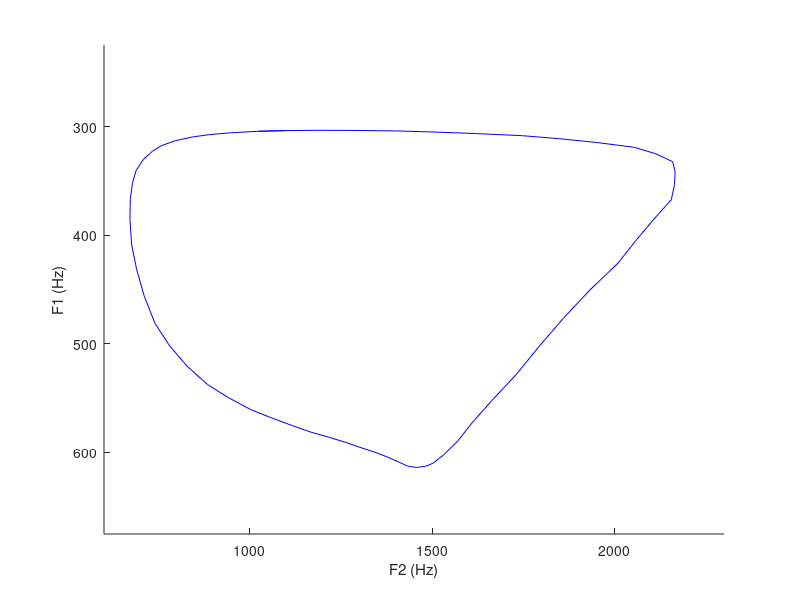

Reproduce this figure in MATLAB. (Note: this script raises an error after producing the figure.)
% simulation of Fant's model
% Makes the Figure 4b
% F. Berthommier 11/24/2021

function simuFANT

load simuFANT.mat

no_vibration=0; % Lossy
n=200; % high number of tubelets to avoid rounding effects
Lg=17.5; % length in cm

% Parameters of Table III
Lc=n*0.9; Lip=n-Lc; l=n*0.3;  
A=1; delta=Lc-l;
Psi1=[0.3*delta 2*A  -A 1.5]; 
Psi2=[5*pi/3 pi pi/3 pi/3]; 
Omega=[Lc/2 -1.5*A A/2 Lg]; 

L1=round(Omega(1)-(l/2));L2=Lc-l-L1;
P=[A.*ones(1,L1) Omega(2).*ones(1,l) A.*ones(1,L2) Omega(3).*ones(1,Lip)];
% Load of your own transmission line model with [length,area]
% [f1b, f2b]=TLM([ones(n,1).*Omega(4)./n,expif(P)'], no_vibration);

pastheta=pi/30; 
theta=0:pastheta:2*pi+pastheta;
rho=1;
indthetab=[1  11  16  21  31  41 46   51]; % Characteristic vowels

for k=1:length(theta)
disp(k)

Pval= Omega + rho.*Psi1.*cos(Psi2-theta(k)); 
L1=round(Pval(1)-(l/2));L2=Lc-l-L1;
% Makes a large tube
P=[A.*ones(1,L1) Pval(2).*ones(1,l) A.*ones(1,L2) Pval(3).*ones(1,Lip)];
% Load of your own transmission line model with [length,area]
% [f1(k), f2(k)]=TLM([ones(n,1).*Pval(4)./n,expif(P)'], no_vibration);

end;

figure(1)
axis([600 2300 225 675]); axis ij
xlabel('F2 (Hz)')
ylabel('F1 (Hz)')
hold on
plot(f2,f1, 'b'); plot(f2(indthetab),f1(indthetab), 'bO'); % C2

plot(f2b,f1b,'bO');
text(f2b-150,f1b-50,'(f1n,f2n)');

function vecout=expif(vecin)
vecout=(vecin < 1).*exp(vecin-1)+(vecin >=1).*vecin;
